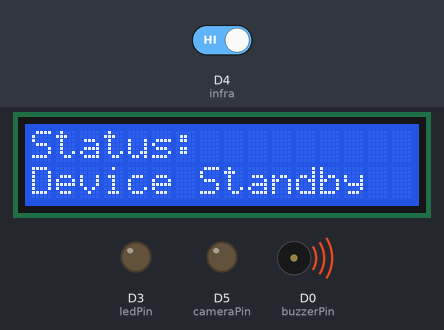
This sketch was run on a simulated ESP8266 (NodeMCU). On the bench: 16×2 character LCD, output pins drawn as LEDs (lit = HIGH), buzzer (waves = sounding, pin HIGH). The inputs (shaded band) are chosen by the test bench; at power-on: D4 (infra) HIGH. What the sketch prints to the serial monitor is not drawn.

Above: at 1.2 s.
1.3 s: D4 (infra) driven LOW
At 2.0 s:
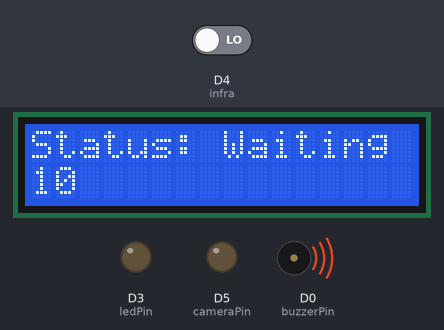
At 10.72 s:
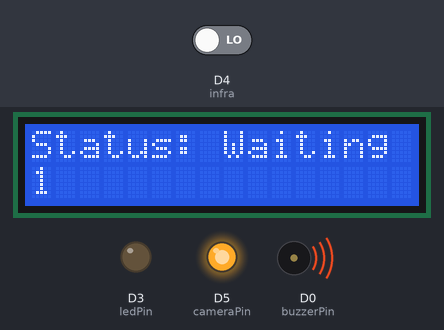
Timing chart, 0 to 21.6 s (numbered marks = the images above; inputs shaded):
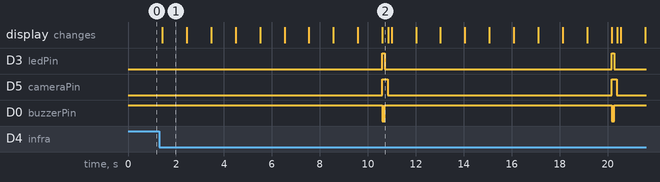

Measured:
- after the input at 1.3 s, D3 (ledPin): alternates HIGH for 0.10 s and LOW for 9.5 s, starting after 9.3 s; D5 (cameraPin): alternates HIGH for 0.22 s and LOW for 9.3 s, starting after 9.3 s; D0 (buzzerPin): alternates HIGH for 9.5 s and LOW for 0.10 s, starting after 9.3 s; the display: changes after 0.13 s (image 1)
- what the display in image 1 shows lasts 1.0 s, from 1.4 s to 2.4 s

The sketch:

nodeMCUcode.ino
```cpp
#include <Wire.h>
#include <LiquidCrystal_I2C.h>
LiquidCrystal_I2C lcd(0x27, 16, 2);
int buzzerPin = D0;
int infra = D4;
int ledPin = D3;
int cameraPin = D5;
int val = 0;
void setup() {
  pinMode(ledPin, OUTPUT);  // sets the pin as output
  pinMode(infra, INPUT); // sets the pin as input
  pinMode(buzzerPin, OUTPUT);
  pinMode(cameraPin, OUTPUT);
  Serial.begin(9600);
  digitalWrite(buzzerPin, HIGH);
  digitalWrite(cameraPin, LOW);
  lcd.begin();
  lcd.backlight();
  lcd.setCursor(0, 0);
  lcd.print("Status:");
  lcd.setCursor(0, 1);
  lcd.print("Device Standby");
}
int count = 0 ;
int start = 0 ;
int lasttime = 0 ;
int state = 0;
void loop() {
  unsigned int now = millis();
  int sensorvalue = digitalRead(infra);
  if (sensorvalue == 0 && start == 0 && state == 0) {
    lcd.clear();
    lcd.setCursor(0, 0);
    lcd.print("Status:");
    lcd.setCursor(0, 1);
    lcd.print("ATK Detected");
    lasttime = millis();
    count = 0 ;
    start = 1;
    state = 1;
  }
    if(now - lasttime > 1000 && start == 1)
  {
    Serial.println(count);
    lcd.clear();
    lcd.setCursor(0, 0);
    lcd.print("Status: Waiting");
    lcd.setCursor(0, 1);
    lcd.print(10-count);
    lasttime = now;
    count+=1;
    if(count >= 10)
    {
      Serial.println("Send img to line already!");
      digitalWrite(cameraPin, HIGH);
      count = 0;
      start = 0;
      while(state == 1)
      {
           if (!digitalRead(infra)){
            state = 0;
           }
           digitalWrite(ledPin, HIGH);
           digitalWrite(buzzerPin, LOW);
           delay(100);
           digitalWrite(ledPin, LOW);
           digitalWrite(buzzerPin, HIGH);
           delay(100);
           lcd.clear();
           lcd.setCursor(0, 0);
           lcd.print("Status:");
           lcd.setCursor(0, 1);
           lcd.print("LINE Sent");
      }
      digitalWrite(cameraPin, LOW);
      Serial.println("Finish!");
      lcd.clear();
      lcd.setCursor(0, 0);
      lcd.print("Status:");
      lcd.setCursor(0, 1);
      lcd.print("Device Standby");
    }
  }
  delay(100);
}
```
